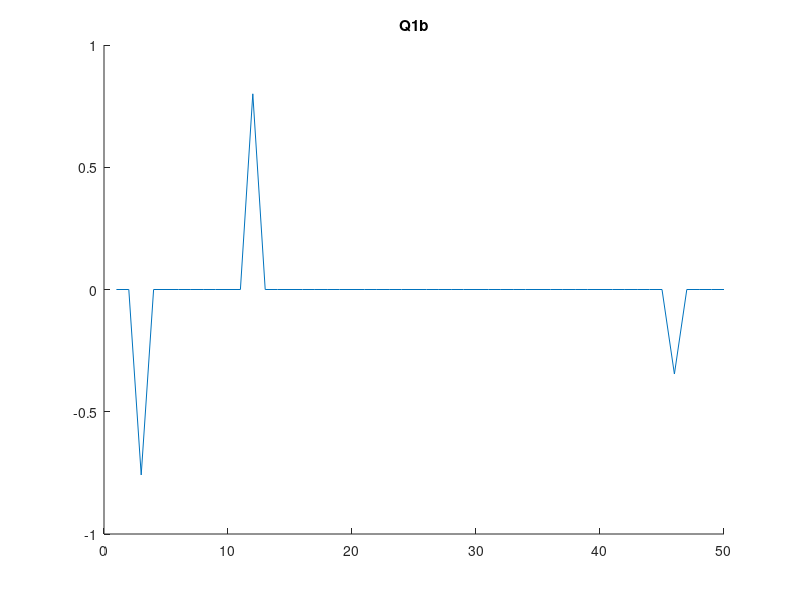

Here is the MATLAB script that generated this plot: (Note: this script raises an error after producing the figure.)
clear all

%% Q1c
load('hw4_1b.mat');
lambdas = [1, 0.01, 10];
k = length(lambdas);

figure(1)
hold on
leg = cell(k+1, 1);
plot(x0);
title('Q1b')
leg{1} = 'x0';
for i = 1:k
    y = lambdas(i);
    cvx_begin quiet
        variable x(n)
        minimize( 0.5*(A*x-b)'*(A*x-b)  + y*norm(x, 1) )
    cvx_end
    plot(x, '--')
    leg{i+1} = strcat('\lambda=', num2str(y));
end
hold off
legend(leg)

%% Q1d
lambdas = logspace(-3, 3, 100);
k = length(lambdas);
f1_res = zeros(k, 1);
f2_res = zeros(k, 1);
signal_res = zeros(k, n);

figure(2)
for i = 1:k
    y = lambdas(i);
    cvx_begin quiet
        variable x(n)
        minimize( 0.5*(A*x-b)'*(A*x-b) + y*norm(x, 1) )
    cvx_end
    f1_res(i)= 0.5*norm(A*x - b);
    f2_res(i) = norm(x, 1);
    signal_res(i, :) = x;
end
plot(f1_res, f2_res);
title('Q1d: Pareto Frontier')
xlabel('f1')
ylabel('f2')

%% Q1e
load('hw4_1e.mat');

lambdas = [1, 0.01, 10];
k = length(lambdas);

figure(3)
hold on
leg = cell(k+1, 1);
plot(x0);
hold on
title('Q1e')
leg{1} = 'x0';

D = diag(ones(n, 1)) + diag(-ones(n-1, 1), 1);
D = D(1:end-1, :);
for i = 1:k
    y = lambdas(i);
    cvx_begin quiet
        variable x(n)
        minimize( 0.5*(A*x-b)'*(A*x-b)  + y*norm(D*x, 1) )
    cvx_end
    plot(x, '--')
    leg{i+1} = strcat('\lambda=', num2str(y));
end
hold off
legend(leg)

%%Q1f
lambdas = logspace(-3, 3, 100);
k = length(lambdas);
f1_res = zeros(k, 1);
f2_res = zeros(k, 1);
signal_res = zeros(k, n);

figure(4)
for i = 1:k
    y = lambdas(i);
    cvx_begin quiet
        variable x(n)
        minimize( 0.5*(A*x-b)'*(A*x-b)  + y*norm(D*x, 1) )
    cvx_end
    f1_res(i)= 0.5*(A*x-b)'*(A*x-b);
    f2_res(i) = norm(x, 1);
    signal_res(i, :) = x;
end
plot(f1_res, f2_res);
title('Q1f: Pareto Frontier')
xlabel('f1')
ylabel('f2')